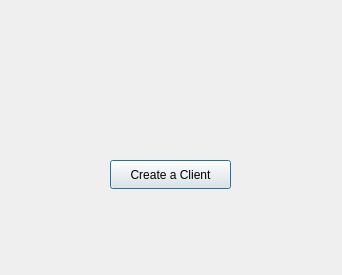
<?xml version="1.0" encoding="UTF-8"?>
<ui version="4.0">
 <class>Dialog</class>
 <widget class="QDialog" name="Dialog">
  <property name="geometry">
   <rect>
    <x>0</x>
    <y>0</y>
    <width>342</width>
    <height>275</height>
   </rect>
  </property>
  <property name="windowTitle">
   <string>Dialog</string>
  </property>
  <widget class="QPushButton" name="createClientPushButton">
   <property name="geometry">
    <rect>
     <x>110</x>
     <y>160</y>
     <width>121</width>
     <height>29</height>
    </rect>
   </property>
   <property name="text">
    <string>Create a Client</string>
   </property>
  </widget>
 </widget>
 <resources/>
 <connections/>
</ui>
